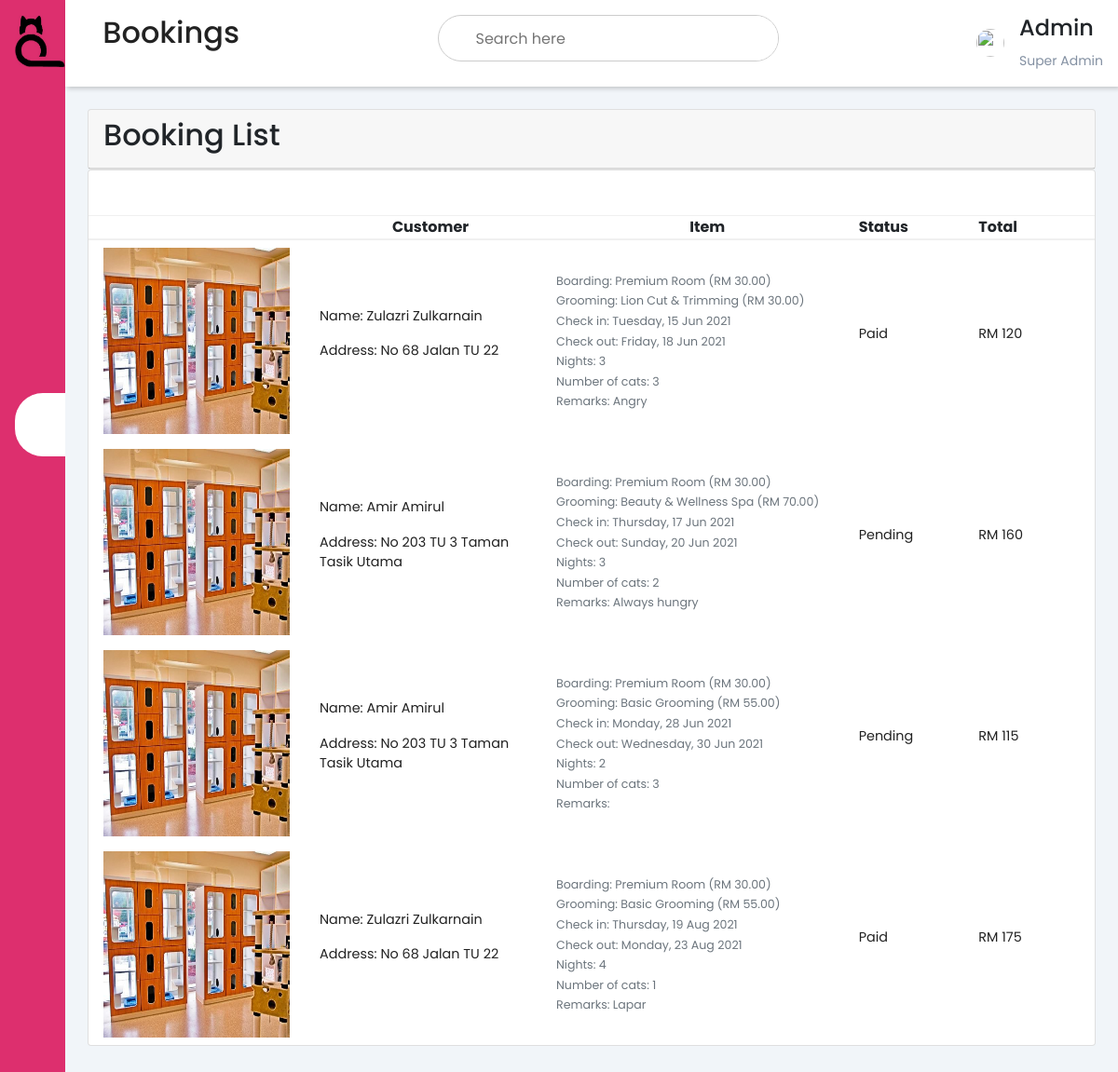
Page /admin/bookings.php on the committed database.
### tables this page shows
CREATE TABLE `booking` (
  `Booking_ID` int(10) NOT NULL,
  `Cust_ID` int(10) NOT NULL,
  `Room_ID` int(10) NOT NULL,
  `QuantityofCats` int(11) NOT NULL,
  `Booking_Date` date NOT NULL,
  `Booking_Status` varchar(255) NOT NULL,
  `Check_in` date NOT NULL,
  `Check_out` date NOT NULL,
  `Remarks` varchar(500) NOT NULL,
  `Serv_ID` int(10) NOT NULL,
  `Nights` int(10) NOT NULL,
  `QuantityofBooking` int(11) NOT NULL
);

CREATE TABLE `room` (
  `Room_ID` int(10) NOT NULL,
  `Room_Type` varchar(255) NOT NULL,
  `Room_Status` varchar(255) NOT NULL,
  `Room_Price` decimal(5,2) NOT NULL,
  `Room_Slot` int(10) NOT NULL,
  `Room_Images` varchar(255) NOT NULL
);

CREATE TABLE `customer` (
  `Cust_ID` int(10) NOT NULL,
  `Cust_Fname` varchar(255) NOT NULL,
  `Cust_Lname` varchar(255) NOT NULL,
  `Cust_PhoneNo` varchar(12) NOT NULL,
  `Cust_Email` varchar(255) NOT NULL,
  `Cust_DOB` date NOT NULL,
  `Cust_Address` varchar(255) NOT NULL,
  `Cust_Gender` varchar(10) NOT NULL,
  `Cust_Password` varchar(255) NOT NULL,
  `Images_Name` varchar(255) NOT NULL,
  `Images_Location` varchar(255) NOT NULL,
  `Images_Datatype` blob NOT NULL,
  `Token` varchar(255) NOT NULL,
  `Create_at` timestamp NOT NULL DEFAULT current_timestamp()
);

CREATE TABLE `service` (
  `Serv_ID` int(10) NOT NULL,
  `Serv_Name` varchar(255) NOT NULL,
  `Serv_Desc` varchar(500) NOT NULL,
  `Serv_Fee` decimal(5,2) NOT NULL
);

### admin/bookings.php (the view, shortened to what this page needs)
<?php
include '../connection.php';
?>
<!DOCTYPE html>
<html lang="en" dir="ltr">
  <head>
    <link rel="stylesheet" href="style.css">
    <link rel="stylesheet" href="https://maxst.icons8.com/vue-static/landings/line-awesome/line-awesome/1.3.0/css/line-awesome.min.css">
    <link href="https://cdn.jsdelivr.net/npm/bootstrap@5.0.1/dist/css/bootstrap.min.css" rel="stylesheet">
  </head>
  <body>
    <div class="sidebar">
      <div class="sidebar-brand">
        <h2><span><img src="../images/logo4.jpg" width="54px" height="56px"></span><span>RUMAH KUCING</span></h2>
      </div>
      <div class="sidebar-menu">
        <ul class="px-0">
          <li>
            <a href="../admin/index.php" style="text-decoration: none;"><span class="las la-igloo"></span><span>Dashboard</span></a>
          </li>
          <li>
            <a href="../admin/staff.php" style="text-decoration: none;"><span class="las la-user-tie"></span><span>Staff</span></a>
          </li>
          <li>
            <a href="../admin/customer.php" style="text-decoration: none;"><span class="las la-users"></span><span>Customer</span></a>
          </li>
          <li>
            <a href="../admin/products.php" style="text-decoration: none;"><span class="las la-clipboard-list"></span><span>Products</span></a>
          </li>
          <li>
            <a href="../admin/orders.php" style="text-decoration: none;"><span class="las la-shopping-bag"></span><span>Orders</span></a>
          </li>
          <li>
            <a href="../admin/bookings.php" class="active" style="text-decoration: none;"><span class="las la-receipt"></span><span>Bookings</span></a>
          </li>
          <li>
            <a href="../admin/logout.php" style="text-decoration: none;"><span class="las la-sign-out-alt"></span><span>Log out</span></a>
          </li>
        </ul>
      </div>
    </div>
    <div class="main-content">
      <header>
        <h2>
          <label for="nav-toggle">
            <span class="las la-bars"></span>
          </label>
          Bookings
        </h2>
        <div class="search-wrapper">
          <input type="search" placeholder="Search here">
        </div>
        <div class="user-wrapper">
          <img src="../images/user profile picture/default_profile.png" width="30px" height="30px">
          <div>
            <h4>Admin</h4>
            <small>Super Admin</small>
          </div>
        </div>
      </header>
      <main>
        <div class="customers">
          <div class="card">
            <div class="card-header">
              <h2>Booking List</h2>
            </div>
          </div>
          <div class="customers">
            <div class="card">
              <div class="container">
                <div class="row">
                  <table class="mt-5">
                    <thead style="padding: 0rem;">
                      <tr>
                        <th></th>
                        <th class="text-center col-3">Customer</th>
                        <th class="text-center">Item</th>
                        <th>Status</th>
                        <th>Total</th>
                      </tr>
                    </thead>
          <?php
          $query = "SELECT r.room_id, r.room_type, r.room_slot, r.room_price, r.room_images,
                           s.serv_id, s.serv_name, s.serv_fee, b.Room_ID, b.booking_status, b.Booking_ID, b.quantityofcats,
                           b.remarks, b.nights, b.Check_in, b.Check_out, c.Cust_Fname, c.Cust_Lname, c.Cust_Address
                    FROM booking b
                    INNER JOIN room r ON r.room_id = b.Room_ID
                    INNER JOIN service s ON s.serv_id = b.serv_id
                    INNER JOIN customer c ON c.Cust_ID = b.Cust_ID";
        	$result = mysqli_query($conn, $query);
        	while ($row = mysqli_fetch_assoc($result)) {
        		$date = $row['Check_in'];
        		$date2 = $row['Check_out'];
            $img = $row['room_images'];
            $rtype = $row['room_type'];
            $rprice = $row['room_price'];
            $sname = $row['serv_name'];
            $sprice = $row['serv_fee'];
            $nights = $row['nights'];
            $quancat = $row['quantityofcats'];
            $remarks = $row['remarks'];
            $status = $row['booking_status'];
            $fname = $row['Cust_Fname'];
            $lname = $row['Cust_Lname'];
            $address = $row['Cust_Address'];
            $total = $rprice * $nights + $sprice;
            echo '<tbody style="padding: 0rem;">
                    <tr>
                      <td class="text-center" style="width: 200px;">
                        <img src='.$img.' width="200" height="200">
                      </td>
                      <td>
                        <div>
                          <p>Name: '.$fname.' '.$lname.'</p>
                        </div>
                        <div>
                          <p>Address: '.$address.'</p>
                        </div>
                      </td>
                      <td style="padding: 0rem; width: 400px;">
                        <div>
                          <small class="text-muted">Boarding: '.$rtype.' (RM '.$rprice.')</small>
                        </div>
                        <div>
                          <small class="text-muted">Grooming: '.$sname.' (RM '.$sprice.')</small>
                        </div>
                        <div>
                          <small class="text-muted">Check in: '.date('l, d M Y', strtotime($date)).'</small>
                        </div>
                        <div>
                          <small class="text-muted">Check out: '.date('l, d M Y', strtotime($date2)).'</small>
                        </div>
                        <div>
                          <small class="text-muted">Nights: '.$nights.'</small>
                        </div>
                        <div>
                          <small class="text-muted">Number of cats: '.$quancat.'</small>
                        </div>
                        <div>
                          <small class="text-muted">Remarks: '.$remarks.'</small>
                        </div>
                      </td>
                      <td style="padding: 0rem; width: 150px;">
                        <p>'.$status.'</p>
                      </td>
                      <td style="padding: 0rem; width: 150px;">
                        <p>RM '.$total.'</p>
                      </td>
                    </tr>
                  </tbody>';
          }
          ?>
                  </table>
                </div>
              </div>
            </div>
          </div>
        </div>
      </main>
    </div>
  </body>
</html>

### admin/style.css (style rules this page uses)
:root { --main-color: #DD2F6E; --color-dark: #1D2231; --text-grey: #8390A2; }
* { padding: 0; margin: 0; box-sizing: border-box; list-style-type: none; text-decoration: none; font-family: 'Poppins', sans-serif; }
.sidebar { width: 290px; position: fixed; left: 0; top: 0; height: 100%; background: var(--main-color); z-index: 100; transition: width 300ms; }
.sidebar-brand { height: 90px; padding: 1rem 0rem 1rem 2rem; color: #fff; }
.sidebar-brand span { display: inline-block; padding-right: 1rem; }
.sidebar-brand h2 { font-size: 22px; }
.sidebar-menu { margin-top: 1rem; }
.sidebar-menu li { width: 100%; margin-bottom: 1.7rem; padding-left: 2rem; }
.sidebar-menu a { padding-left: 1rem; display: block; color: #fff; font-size: 1.0rem; }
.sidebar-menu a.active { background: #fff; padding-top: 1rem; padding-bottom: 1rem; color: var(--main-color); border-radius: 30px 0px 0px 30px; }
.sidebar-menu a span:first-child { font-size: 1.5rem; padding-right: 1rem; }
.main-content { transition: margin-left 300ms; margin-left: 290px; }
header { background: #fff; display: flex; justify-content: space-between; padding: 1rem; box-shadow: 2px 2px 5px rgba(0, 0, 0, 0.2); position: fixed; left: 290px; width: calc(100% - 290px); top: 0; z-index: 100; transition: left 300ms; }
header h2 { color: #222; }
header label span { font-size: 1.7rem; padding-right: 1rem; }
.search-wrapper { border: 1px solid #ccc; border-radius: 30px; height: 50px; display: flex; align-items: center; overflow-x: hidden; }
.search-wrapper input { height: 100%; padding: .5rem; border: none; outline: none; }
.user-wrapper { display: flex; align-items: center; }
.user-wrapper img { border-radius: 50%; margin-right: 1rem; }
.user-wrapper small { display: inline-block; color: var(--text-grey); }
main { margin-top: 85px; padding: 2rem 1.5rem; background: #f1f5f9; min-height: calc(100vh - 90px); }
.card { background: #fff; border-radius: 5px; }
.card-header { padding: 1rem; }
.card-header { display: flex; justify-content: space-between; align-items: center; border-bottom: 1px solid #f0f0f0; }
table { border-collapse: collapse; }
thead tr { border-top: 1px solid #f0f0f0; border-bottom: 2px solid #f0f0f0; }
td { padding: .5rem 1rem; font-size: .9rem; color: #222; }
@media only screen and (max-width: 1200px) { .sidebar { width: 70px; } }
@media only screen and (max-width: 1200px) { .sidebar .sidebar-brand, .sidebar li { padding-left: 1rem; text-align: center; } }
@media only screen and (max-width: 1200px) { .sidebar li a { padding-left: 0rem; } }
@media only screen and (max-width: 1200px) { .main-content { margin-left: 70px; } }
@media only screen and (max-width: 1200px) { .main-content header { width: calc(100% - 70px); left: 70px; } }

### rows in the picture
booking: Room_ID.Room_Images (picture), Cust_ID.Cust_Fname "Zulazri", Cust_ID.Cust_Lname "Zulkarnain", Cust_ID.Cust_Address "No 68 Jalan TU 22", Room_ID.Room_Type "Premium Room", Room_ID.Room_Price "30.00", Serv_ID.Serv_Name "Lion Cut & Trimming", Serv_ID.Serv_Fee "30.00", Check_in "Tuesday, 15 Jun 2021", Check_out "Friday, 18 Jun 2021", Nights "3", QuantityofCats "3", Remarks "Angry", Booking_Status "Paid", total "120"
booking: Room_ID.Room_Images (picture), Cust_ID.Cust_Fname "Amir", Cust_ID.Cust_Lname "Amirul", Cust_ID.Cust_Address "No 203 TU 3 Taman Tasik Utama", Room_ID.Room_Type "Premium Room", Room_ID.Room_Price "30.00", Serv_ID.Serv_Name "Beauty & Wellness Spa", Serv_ID.Serv_Fee "70.00", Check_in "Thursday, 17 Jun 2021", Check_out "Sunday, 20 Jun 2021", Nights "3", QuantityofCats "2", Remarks "Always hungry", Booking_Status "Pending", total "160"
booking: Room_ID.Room_Images (picture), Cust_ID.Cust_Fname "Amir", Cust_ID.Cust_Lname "Amirul", Cust_ID.Cust_Address "No 203 TU 3 Taman Tasik Utama", Room_ID.Room_Type "Premium Room", Room_ID.Room_Price "30.00", Serv_ID.Serv_Name "Basic Grooming", Serv_ID.Serv_Fee "55.00", Check_in "Monday, 28 Jun 2021", Check_out "Wednesday, 30 Jun 2021", Nights "2", QuantityofCats "3", Booking_Status "Pending", total "115"
booking: Room_ID.Room_Images (picture), Cust_ID.Cust_Fname "Zulazri", Cust_ID.Cust_Lname "Zulkarnain", Cust_ID.Cust_Address "No 68 Jalan TU 22", Room_ID.Room_Type "Premium Room", Room_ID.Room_Price "30.00", Serv_ID.Serv_Name "Basic Grooming", Serv_ID.Serv_Fee "55.00", Check_in "Thursday, 19 Aug 2021", Check_out "Monday, 23 Aug 2021", Nights "4", QuantityofCats "1", Remarks "Lapar", Booking_Status "Paid", total "175"
